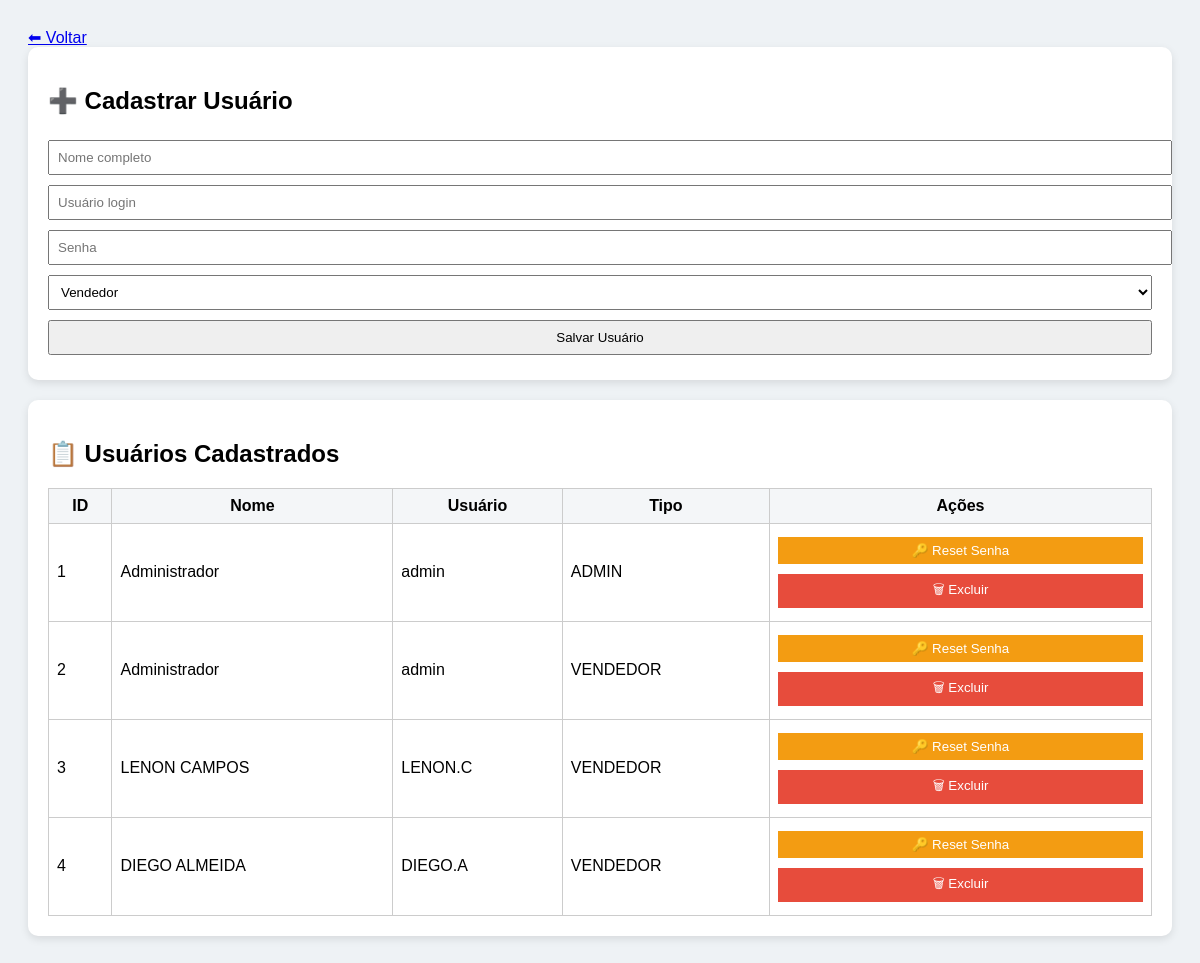
The app's page /admin_usuarios (signed in) with its own data.
### tables this page shows
CREATE TABLE usuarios (
    id INTEGER PRIMARY KEY AUTOINCREMENT,
    nome TEXT,
    email TEXT UNIQUE,
    senha TEXT
, usuario TEXT, tipo TEXT);

### app.py (the view, shortened to what this page needs)
@app.route("/admin_usuarios", methods=["GET", "POST"])
def admin_usuarios():
    if not session.get("logado"):
        return redirect("/")
    if session.get("id_usuario") != 1:
        return "❌ Acesso negado. Apenas ADMIN."
    conn = conectar_db()
    c = conn.cursor()
    c.execute("SELECT id, nome, usuario, tipo FROM usuarios")
    usuarios = c.fetchall()
    conn.close()
    return render_template("admin_usuarios.html", usuarios=usuarios)

### app.py (called while the page is built)
def conectar_db():
    conn = sqlite3.connect(BANCO)
    conn.row_factory = sqlite3.Row
    return conn

### templates/admin_usuarios.html (shortened to what this page needs)
<!DOCTYPE html>
<html>
<head>
</head>
<body>
<a href="/dashboard">⬅ Voltar</a>
<div class="card">
<h2>➕ Cadastrar Usuário</h2>
<form method="post">
    <input name="nome" placeholder="Nome completo" required>
    <input name="usuario" placeholder="Usuário login" required>
    <input name="senha" placeholder="Senha" required>
    <select name="tipo">
        <option value="VENDEDOR">Vendedor</option>
    </select>
    <button type="submit">Salvar Usuário</button>
</form>
</div>
<div class="card">
<h2>📋 Usuários Cadastrados</h2>
<table>
<tr>
    <th>ID</th>
    <th>Nome</th>
    <th>Usuário</th>
    <th>Tipo</th>
    <th>Ações</th>
</tr>
{% for u in usuarios %}
<tr>
    <td>{{ u.id }}</td>
    <td>{{ u.nome }}</td>
    <td>{{ u.usuario }}</td>
    <td>{{ u.tipo }}</td>
    <td>
        <a href="/admin_reset_senha/{{ u.id }}">
            <button class="btn-reset">🔑 Reset Senha</button>
        </a>
        <a href="/admin_deletar_usuario/{{ u.id }}" onclick="return confirm('Excluir usuário?')">
            <button class="btn-delete">🗑 Excluir</button>
        </a>
    </td>
</tr>
{% endfor %}
</table>
</div>
</body>
</html>

### templates/admin_usuarios.html (style rules this page uses)
body { font-family: Arial; padding: 20px; background:#eef2f5; }
.card { background:white; padding:20px; border-radius:10px; box-shadow:0 3px 8px rgba(0,0,0,.1); margin-bottom:20px; }
input, select, button { padding:8px; width:100%; margin:5px 0; }
table { width:100%; border-collapse: collapse; background:white; }
th, td { border:1px solid #ccc; padding:8px; }
th { background:#f4f6f8; }
.btn-reset { background:#f39c12; color:white; border:none; padding:6px; cursor:pointer; }
.btn-delete { background:#e74c3c; color:white; border:none; padding:6px; cursor:pointer; }

### records on screen
usuarios: id "1", nome "Administrador", usuario "admin", tipo "ADMIN"
usuarios: id "2", nome "Administrador", usuario "admin", tipo "VENDEDOR"
usuarios: id "3", nome "LENON CAMPOS", usuario "LENON.C", tipo "VENDEDOR"
usuarios: id "4", nome "DIEGO ALMEIDA", usuario "DIEGO.A", tipo "VENDEDOR"
